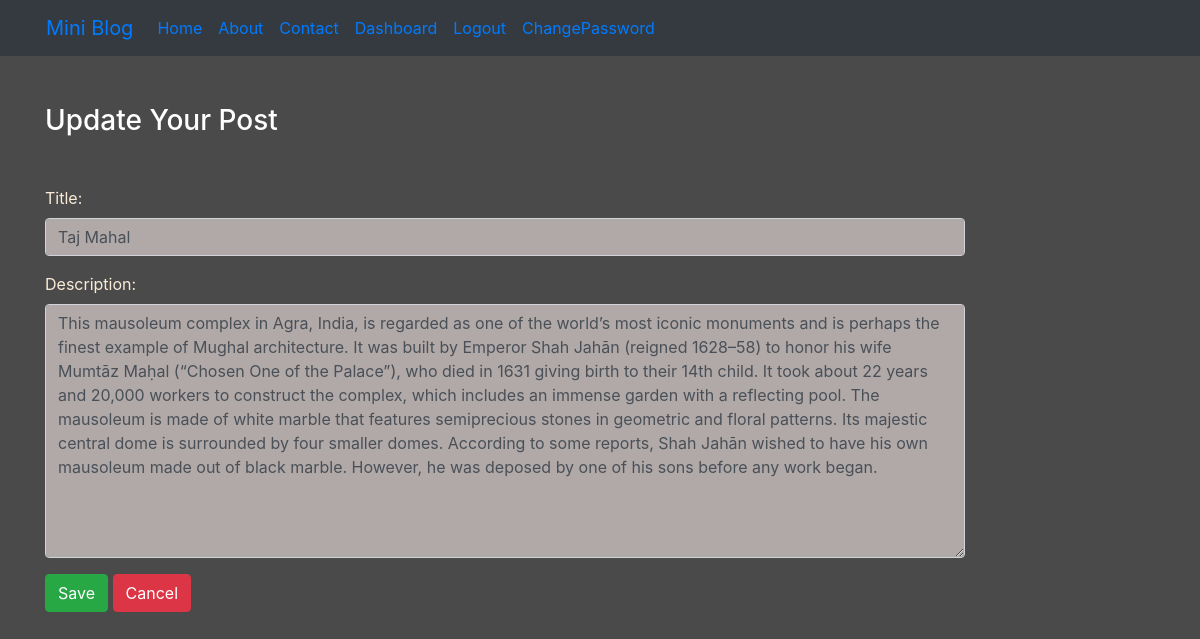
The page /updatepost/1/ (signed in) on the database its author committed.
### blog/models.py (models this page shows)
class Post(models.Model):
    title=models.CharField(max_length=150)
    desc=models.TextField()

### blog/views.py (the view)
# urls.py: path('updatepost/<int:id>/',views.update_post,name='updatepost'),
def update_post(request,id):
    if request.user.is_authenticated:
        pi=Post.objects.get(pk=id)
        if request.method=='POST':
            pf=PostForm(request.POST,instance=pi)
            if pf.is_valid():
                pf.save()
                return HttpResponseRedirect('/dashboard/')
        else:
            pf=PostForm(instance=pi)
        return render(request,'blog/updatepost.html',{'pf':pf})
    else:
        return HttpResponseRedirect('/login/')

### blog/forms.py
class PostForm(forms.ModelForm):
    class Meta:
        model = Post
        fields = ['title', 'desc']
        labels = {'desc': 'Description'}
        widgets = {'title': forms.TextInput(
            attrs={'class': 'form-control'}), 'desc': forms.Textarea(attrs={'class': 'form-control'})}

### blog/templates/blog/updatepost.html (shortened to what this page needs)
{% extends 'blog/base.html' %}
{% block content %}
<div class="col-sm-10">
    <h3 class="text-white my-5">Update Your Post</h3>
    <form action="" method="post">
        {{pf.as_p}}
        <input type="submit" value="Save" class="btn btn-success">
        <a href="{% url 'dashboard' %}" class="btn btn-danger">Cancel</a>
    </form>
</div>
{% endblock content %}

### blog/static/blog/css/style.css (style rules this page uses)
body { background-color: rgb(75,74,74); color: antiquewhite; }
.form-control { background-color: rgb(177,168,168); }

### rows shown on the page
Post: title "Taj Mahal", desc "This mausoleum complex in Agra, India, is regarded as one of the world’s most iconic monuments and is perhaps the finest example of Mughal architecture. It was built by Emperor Shah Jahān (reigned 1628–58) to honor his wife Mumtāz Maḥal (“Chosen One of the Palace”), who died in 1631 giving birth to their 14th child. It took about 22 years and 20,000 workers to construct the complex, which includes an immense garden with a reflecting pool. The mausoleum is made of white marble that features semiprecious stones in geometric and floral patterns. Its majestic central dome is surrounded by four smaller domes. According to some reports, Shah Jahān wished to have his own mausoleum made out of…"
